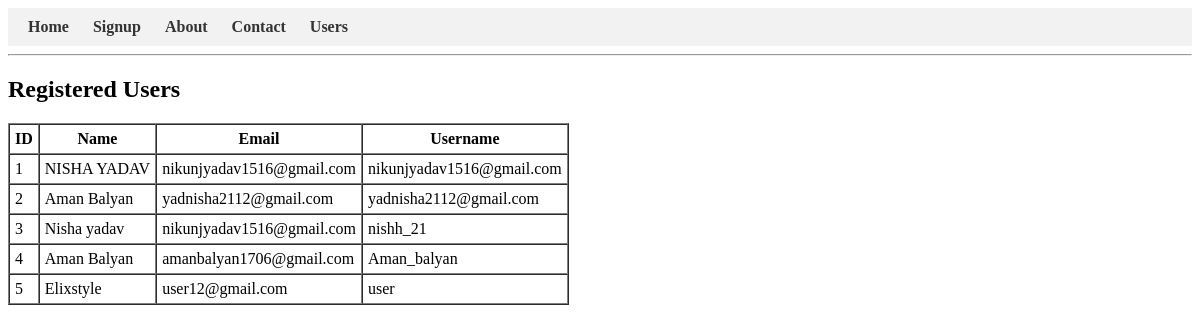
/users-from-db, run on the app's committed database.
### tables this page shows
CREATE TABLE users (
    id INTEGER PRIMARY KEY AUTOINCREMENT,
    name TEXT NOT NULL,
    email TEXT NOT NULL,
    username TEXT NOT NULL UNIQUE,
    password TEXT NOT NULL
);

### app.py (the view)
@app.route('/users-from-db')
def users_from_db():
    conn = sqlite3.connect('users.db')
    cursor = conn.cursor()
    cursor.execute("SELECT * FROM users")
    users = cursor.fetchall()
    conn.close()
    return render_template('users_data.html', users=users)

### templates/users_data.html (shortened to what this page needs)
{% extends 'base.html' %}
{% block content %}
    <h2>Registered Users</h2>
    <table border="1" cellpadding="5" cellspacing="0">
        <tr>
            <th>ID</th><th>Name</th><th>Email</th><th>Username</th>
        </tr>
        {% for user in users %}
        <tr>
            <td>{{ user[0] }}</td>
            <td>{{ user[1] }}</td>
            <td>{{ user[2] }}</td>
            <td>{{ user[3] }}</td>
        </tr>
        {% endfor %}
    </table>
{% endblock %}

### data on the page
users: id "1", name "NISHA YADAV", email "nikunjyadav1516@gmail.com", username "nikunjyadav1516@gmail.com"
users: id "2", name "Aman Balyan", email "yadnisha2112@gmail.com", username "yadnisha2112@gmail.com"
users: id "3", name "Nisha yadav", email "nikunjyadav1516@gmail.com", username "nishh_21"
users: id "4", name "Aman Balyan", email "amanbalyan1706@gmail.com", username "Aman_balyan"
users: id "5", name "Elixstyle", email "user12@gmail.com", username "user"
